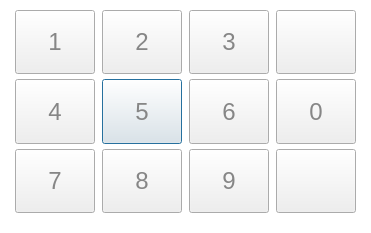
<?xml version="1.0" encoding="UTF-8"?>
<ui version="4.0">
 <class>OrderNumberKeyboardDlg</class>
 <widget class="QDialog" name="OrderNumberKeyboardDlg">
  <property name="geometry">
   <rect>
    <x>0</x>
    <y>0</y>
    <width>351</width>
    <height>233</height>
   </rect>
  </property>
  <property name="windowTitle">
   <string>Dialog</string>
  </property>
  <layout class="QHBoxLayout" name="horizontalLayout">
   <property name="spacing">
    <number>0</number>
   </property>
   <property name="leftMargin">
    <number>0</number>
   </property>
   <property name="topMargin">
    <number>0</number>
   </property>
   <property name="rightMargin">
    <number>0</number>
   </property>
   <property name="bottomMargin">
    <number>0</number>
   </property>
   <item>
    <widget class="QWidget" name="keyBoardWidget" native="true">
     <property name="styleSheet">
      <string notr="true">QWidget#keyBoardWidget{
border-image: url(:/kPosSetImage/adjust/keyBoardSkin.png);
background-color:#ffffff;
}</string>
     </property>
     <layout class="QGridLayout" name="gridLayout">
      <property name="leftMargin">
       <number>15</number>
      </property>
      <property name="topMargin">
       <number>10</number>
      </property>
      <property name="rightMargin">
       <number>15</number>
      </property>
      <property name="bottomMargin">
       <number>20</number>
      </property>
      <property name="horizontalSpacing">
       <number>7</number>
      </property>
      <property name="verticalSpacing">
       <number>5</number>
      </property>
      <item row="1" column="1">
       <widget class="QPushButton" name="num5Button">
        <property name="sizePolicy">
         <sizepolicy hsizetype="Minimum" vsizetype="Minimum">
          <horstretch>0</horstretch>
          <verstretch>0</verstretch>
         </sizepolicy>
        </property>
        <property name="styleSheet">
         <string notr="true">QPushButton{
	border-image: url(:/kPosSetImage/adjust/numberKey.png);
	font-size:24px;
	font-family:&quot;微软雅黑&quot;;
	color:#868686;
}

QPushButton:pressed{
	border-image: url(:/kPosSetImage/adjust/numberKeyPressed.png);
}</string>
        </property>
        <property name="text">
         <string>5</string>
        </property>
       </widget>
      </item>
      <item row="1" column="0">
       <widget class="QPushButton" name="num4Button">
        <property name="sizePolicy">
         <sizepolicy hsizetype="Minimum" vsizetype="Minimum">
          <horstretch>0</horstretch>
          <verstretch>0</verstretch>
         </sizepolicy>
        </property>
        <property name="styleSheet">
         <string notr="true">QPushButton{
	border-image: url(:/kPosSetImage/adjust/numberKey.png);
	font-size:24px;
	font-family:&quot;微软雅黑&quot;;
	color:#868686;
}

QPushButton:pressed{
	border-image: url(:/kPosSetImage/adjust/numberKeyPressed.png);
}</string>
        </property>
        <property name="text">
         <string>4</string>
        </property>
       </widget>
      </item>
      <item row="2" column="0">
       <widget class="QPushButton" name="num7Button">
        <property name="sizePolicy">
         <sizepolicy hsizetype="Minimum" vsizetype="Minimum">
          <horstretch>0</horstretch>
          <verstretch>0</verstretch>
         </sizepolicy>
        </property>
        <property name="styleSheet">
         <string notr="true">QPushButton{
	border-image: url(:/kPosSetImage/adjust/numberKey.png);
	font-size:24px;
	font-family:&quot;微软雅黑&quot;;
	color:#868686;
}

QPushButton:pressed{
	border-image: url(:/kPosSetImage/adjust/numberKeyPressed.png);
}</string>
        </property>
        <property name="text">
         <string>7</string>
        </property>
       </widget>
      </item>
      <item row="0" column="1">
       <widget class="QPushButton" name="num2Button">
        <property name="sizePolicy">
         <sizepolicy hsizetype="Minimum" vsizetype="Minimum">
          <horstretch>0</horstretch>
          <verstretch>0</verstretch>
         </sizepolicy>
        </property>
        <property name="styleSheet">
         <string notr="true">QPushButton{
	border-image: url(:/kPosSetImage/adjust/numberKey.png);
	font-size:24px;
	font-family:&quot;微软雅黑&quot;;
	color:#868686;
}

QPushButton:pressed{
	border-image: url(:/kPosSetImage/adjust/numberKeyPressed.png);
}</string>
        </property>
        <property name="text">
         <string>2</string>
        </property>
       </widget>
      </item>
      <item row="0" column="0">
       <widget class="QPushButton" name="num1Button">
        <property name="sizePolicy">
         <sizepolicy hsizetype="Minimum" vsizetype="Minimum">
          <horstretch>0</horstretch>
          <verstretch>0</verstretch>
         </sizepolicy>
        </property>
        <property name="styleSheet">
         <string notr="true">QPushButton{
	border-image: url(:/kPosSetImage/adjust/numberKey.png);
	font-size:24px;
	font-family:&quot;微软雅黑&quot;;
	color:#868686;
}

QPushButton:pressed{
	border-image: url(:/kPosSetImage/adjust/numberKeyPressed.png);
}</string>
        </property>
        <property name="text">
         <string>1</string>
        </property>
       </widget>
      </item>
      <item row="2" column="1">
       <widget class="QPushButton" name="num8Button">
        <property name="sizePolicy">
         <sizepolicy hsizetype="Minimum" vsizetype="Minimum">
          <horstretch>0</horstretch>
          <verstretch>0</verstretch>
         </sizepolicy>
        </property>
        <property name="styleSheet">
         <string notr="true">QPushButton{
	border-image: url(:/kPosSetImage/adjust/numberKey.png);
	font-size:24px;
	font-family:&quot;微软雅黑&quot;;
	color:#868686;
}

QPushButton:pressed{
	border-image: url(:/kPosSetImage/adjust/numberKeyPressed.png);
}</string>
        </property>
        <property name="text">
         <string>8</string>
        </property>
       </widget>
      </item>
      <item row="0" column="4">
       <widget class="QPushButton" name="deleteButton">
        <property name="sizePolicy">
         <sizepolicy hsizetype="Minimum" vsizetype="Minimum">
          <horstretch>0</horstretch>
          <verstretch>0</verstretch>
         </sizepolicy>
        </property>
        <property name="styleSheet">
         <string notr="true">QPushButton{	
	border-image: url(:/kPosSetImage/adjust/delete.png);
}

QPushButton:pressed{	
	border-image: url(:/kPosSetImage/adjust/delete_pressed.png);
}</string>
        </property>
        <property name="text">
         <string/>
        </property>
       </widget>
      </item>
      <item row="1" column="2">
       <widget class="QPushButton" name="num6Button">
        <property name="sizePolicy">
         <sizepolicy hsizetype="Minimum" vsizetype="Minimum">
          <horstretch>0</horstretch>
          <verstretch>0</verstretch>
         </sizepolicy>
        </property>
        <property name="styleSheet">
         <string notr="true">QPushButton{
	border-image: url(:/kPosSetImage/adjust/numberKey.png);
	font-size:24px;
	font-family:&quot;微软雅黑&quot;;
	color:#868686;
}

QPushButton:pressed{
	border-image: url(:/kPosSetImage/adjust/numberKeyPressed.png);
}</string>
        </property>
        <property name="text">
         <string>6</string>
        </property>
       </widget>
      </item>
      <item row="0" column="2">
       <widget class="QPushButton" name="num3Button">
        <property name="sizePolicy">
         <sizepolicy hsizetype="Minimum" vsizetype="Minimum">
          <horstretch>0</horstretch>
          <verstretch>0</verstretch>
         </sizepolicy>
        </property>
        <property name="styleSheet">
         <string notr="true">QPushButton{
	border-image: url(:/kPosSetImage/adjust/numberKey.png);
	font-size:24px;
	font-family:&quot;微软雅黑&quot;;
	color:#868686;
}

QPushButton:pressed{
	border-image: url(:/kPosSetImage/adjust/numberKeyPressed.png);
}</string>
        </property>
        <property name="text">
         <string>3</string>
        </property>
       </widget>
      </item>
      <item row="1" column="4">
       <widget class="QPushButton" name="num0Button">
        <property name="sizePolicy">
         <sizepolicy hsizetype="Minimum" vsizetype="Minimum">
          <horstretch>0</horstretch>
          <verstretch>0</verstretch>
         </sizepolicy>
        </property>
        <property name="styleSheet">
         <string notr="true">QPushButton{
	border-image: url(:/kPosSetImage/adjust/numberKey.png);
	font-size:24px;
	font-family:&quot;微软雅黑&quot;;
	color:#868686;
}

QPushButton:pressed{
	border-image: url(:/kPosSetImage/adjust/numberKeyPressed.png);
}</string>
        </property>
        <property name="text">
         <string>0</string>
        </property>
       </widget>
      </item>
      <item row="2" column="2">
       <widget class="QPushButton" name="num9Button">
        <property name="sizePolicy">
         <sizepolicy hsizetype="Minimum" vsizetype="Minimum">
          <horstretch>0</horstretch>
          <verstretch>0</verstretch>
         </sizepolicy>
        </property>
        <property name="styleSheet">
         <string notr="true">QPushButton{
	border-image: url(:/kPosSetImage/adjust/numberKey.png);
	font-size:24px;
	font-family:&quot;微软雅黑&quot;;
	color:#868686;
}

QPushButton:pressed{
	border-image: url(:/kPosSetImage/adjust/numberKeyPressed.png);
}</string>
        </property>
        <property name="text">
         <string>9</string>
        </property>
       </widget>
      </item>
      <item row="2" column="4">
       <widget class="QPushButton" name="enterButton">
        <property name="sizePolicy">
         <sizepolicy hsizetype="Minimum" vsizetype="Minimum">
          <horstretch>0</horstretch>
          <verstretch>0</verstretch>
         </sizepolicy>
        </property>
        <property name="styleSheet">
         <string notr="true">QPushButton{
	border-image: url(:/kPosSetImage/adjust/enter.png);
}

QPushButton:pressed{	
	border-image: url(:/kPosSetImage/adjust/enterPressed.png);
}</string>
        </property>
        <property name="text">
         <string/>
        </property>
       </widget>
      </item>
     </layout>
    </widget>
   </item>
  </layout>
 </widget>
 <resources/>
 <connections/>
</ui>
